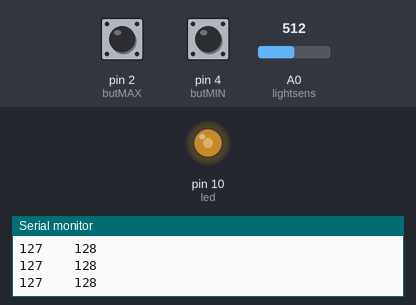
A sketch run on a simulated Arduino Uno, built with avr-gcc and run on an emulated ATmega328P. On the bench: output pins drawn as LEDs (lit = HIGH), the last lines printed to the serial monitor. Inputs (shaded band) come from the test bench; at power-on: A0 (lightsens) = 512, pin 2 (butMAX) LOW, pin 4 (butMIN) LOW.

Above: at 1.2 s.
1.3 s: A0 (lightsens) set to 900
At 2.4 s:
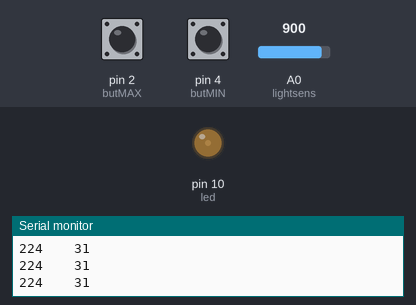
2.8 s: pin 2 (butMAX) pulled HIGH for 0.15 s
At 3.6 s:
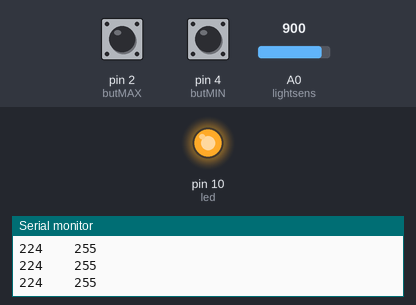
4.4 s: pin 4 (butMIN) pulled HIGH for 0.15 s
At 5.6 s:
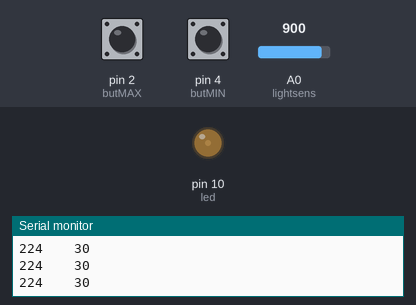
6.0 s: A0 (lightsens) set to 306
At 7.1 s:
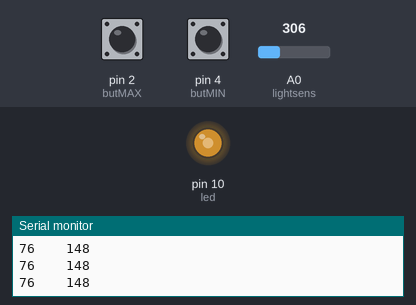
7.5 s: pin 4 (butMIN) pulled HIGH for 1 s
At 8.2 s:
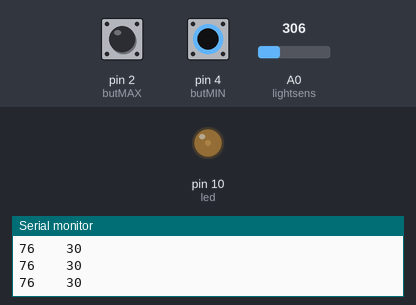
11.5 s: pin 2 (butMAX) pulled HIGH for 1 s
At 12.6 s:
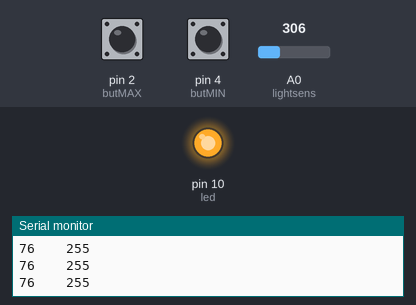
Timing chart, 0 to 14.5 s (numbered marks = the images above; inputs shaded):
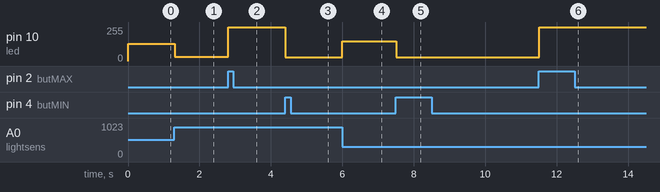

Measured:
- after the input at 1.3 s, pin 10 (led): 128/255 → 31/255 at once
- after the input at 2.8 s, pin 10 (led): 31/255 → 255/255 at once
- after the input at 4.4 s, pin 10 (led): 255/255 → 30/255 at once
- after the input at 6.0 s, pin 10 (led): 30/255 → 148/255 at once
- after the input at 7.5 s, pin 10 (led): 148/255 → 30/255 at once
- after the input at 11.5 s, pin 10 (led): 30/255 → 255/255 at once

The sketch:

_2_photoresistor_and_led_brightness_adjustment.ino
```cpp
int lightsens = A0;
int led = 10;
int butMIN = 4;
int butMAX = 2;
int LSValue = 0;
int a = 0;
int b = 255;

void setup()
{
  Serial.begin(9600);
  pinMode(led, OUTPUT);
  pinMode(butMIN, INPUT);
  pinMode(butMAX, INPUT);
}

void loop()
{
  LSValue = analogRead(lightsens);
  LSValue = map(LSValue, 0, 1023, 0, 255);

  a = b-LSValue;
  a = constrain(a, 30, 255);
  /*
  if(a<30) a=0;
  if(a>255) a=255;*/
  analogWrite(led, a);

  Serial.print(LSValue);
  Serial.print("    ");
  Serial.println(a);

  if(digitalRead(butMIN) == HIGH)
  {
    b = LSValue;
  }
  else if(digitalRead(butMAX) == HIGH)
  {
    b = 255+LSValue;
  }
}
```
